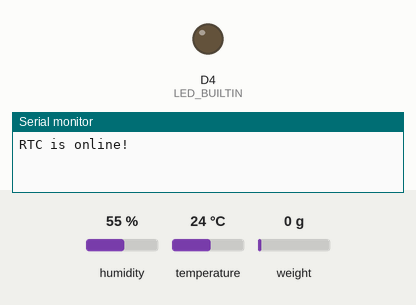
The sketch below on a simulated ESP8266 (NodeMCU). Shown: output pins drawn as LEDs (lit = HIGH, except the on-board LED, lit = LOW), the last lines printed to the serial monitor. The test bench sets the inputs (shaded band); at power-on: humidity 55 %, temperature 24 °C, weight on the scale 0 g. WiFi joins after 1.5 s; servers stay silent unless stated; the local clock reads 2024-03-15 10:24:30 at power-on unless the sketch sets it; storage starts empty; no MQTT or app messages arrive unless stated.

Above: at 0.1 s.
At 1.7 s:
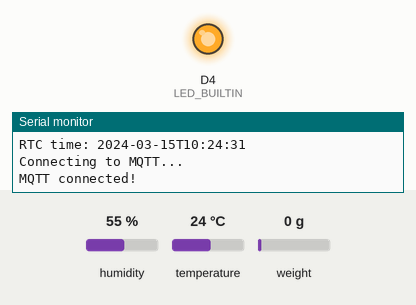
Timing chart, 0 to 3.2 s (numbered marks = the images above):
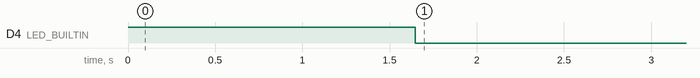

The sketch:

sketch_may15a_BMEhx710B_esp8266.ino
```cpp
#include <ESP8266WiFi.h>
#include <PubSubClient.h>
#include <FS.h>
#include <Wire.h>
#include <RTClib.h>
#include <ArduinoJson.h>
#include <Adafruit_BME280.h>
#include "HX711.h"

#define RTC_SDA D6  // Using D6 as SDA (GPIO12)
#define RTC_SCL D5  // Using D5 as SCL (GPIO14)
// Pin HX710B definitions
#define DOUT D2
#define SCK  D1

// Wi-Fi and MQTT credentials
const char* ssid = "";
const char* password = "";

// Emqx
const char* mqtt_server = "....emqxsl.com";
const char* mqtt_user = "";
const char* mqtt_pass = "";

// NTP Server settings
const char *ntp_server = "pool.ntp.org";     // Default NTP server
const long gmt_offset_sec = 7 * 3600;            // GMT offset in seconds (GMT+7 for Jakarta)
const int daylight_offset_sec = 0;        // Daylight saving time offset in seconds

// WiFi and MQTT client initialization
BearSSL::WiFiClientSecure espClient;
PubSubClient client(espClient);

// SSL certificate for MQTT broker
// Load DigiCert Global Root CA ca_cert, which is used by EMQX Serverless Deployment
static const char ca_cert[] PROGMEM = R"EOF(
-----BEGIN CERTIFICATE-----
MIIDrzCCApegAwIBAgIQCDvgVpBCRrGhdWrJWZHHSjANBgkqhkiG9w0BAQUFADBh
MQswCQYDVQQGEwJVUzEVMBMGA1UEChMMRGlnaUNlcnQgSW5jMRkwFwYDVQQLExB3
d3cuZGlnaWNlcnQuY29tMSAwHgYDVQQDExdEaWdpQ2VydCBHbG9iYWwgUm9vdCBD
QTAeFw0wNjExMTAwMDAwMDBaFw0zMTExMTAwMDAwMDBaMGExCzAJBgNVBAYTAlVT
MRUwEwYDVQQKEwxEaWdpQ2VydCBJbmMxGTAXBgNVBAsTEHd3dy5kaWdpY2VydC5j
b20xIDAeBgNVBAMTF0RpZ2lDZXJ0IEdsb2JhbCBSb290IENBMIIBIjANBgkqhkiG
9w0BAQEFAAOCAQ8AMIIBCgKCAQEA4jvhEXLeqKTTo1eqUKKPC3eQyaKl7hLOllsB
CSDMAZOnTjC3U/dDxGkAV53ijSLdhwZAAIEJzs4bg7/fzTtxRuLWZscFs3YnFo97
nh6Vfe63SKMI2tavegw5BmV/Sl0fvBf4q77uKNd0f3p4mVmFaG5cIzJLv07A6Fpt
43C/dxC//AH2hdmoRBBYMql1GNXRor5H4idq9Joz+EkIYIvUX7Q6hL+hqkpMfT7P
T19sdl6gSzeRntwi5m3OFBqOasv+zbMUZBfHWymeMr/y7vrTC0LUq7dBMtoM1O/4
gdW7jVg/tRvoSSiicNoxBN33shbyTApOB6jtSj1etX+jkMOvJwIDAQABo2MwYTAO
BgNVHQ8BAf8EBAMCAYYwDwYDVR0TAQH/BAUwAwEB/zAdBgNVHQ4EFgQUA95QNVbR
TLtm8KPiGxvDl7I90VUwHwYDVR0jBBgwFoAUA95QNVbRTLtm8KPiGxvDl7I90VUw
DQYJKoZIhvcNAQEFBQADggEBAMucN6pIExIK+t1EnE9SsPTfrgT1eXkIoyQY/Esr
hMAtudXH/vTBH1jLuG2cenTnmCmrEbXjcKChzUyImZOMkXDiqw8cvpOp/2PV5Adg
06O/nVsJ8dWO41P0jmP6P6fbtGbfYmbW0W5BjfIttep3Sp+dWOIrWcBAI+0tKIJF
PnlUkiaY4IBIqDfv8NZ5YBberOgOzW6sRBc4L0na4UU+Krk2U886UAb3LujEV0ls
YSEY1QSteDwsOoBrp+uvFRTp2InBuThs4pFsiv9kuXclVzDAGySj4dzp30d8tbQk
CAUw7C29C79Fv1C5qfPrmAESrciIxpg0X40KPMbp1ZWVbd4=
-----END CERTIFICATE-----
)EOF";

RTC_DS3231 rtc;

Adafruit_BME280 bme; // I2C, Instantiate the BME280 sensor object

String serial_number = "1101";
bool offlineDataSent = false;
unsigned long lastReconnectAttempt = 0;

HX711 scale;

// known calibration points:
const long RAW_PTS[] = { 1260000, 1520000, 1790000, 1970000 };
const float CM_PTS[]  = {      0.0,      5.0,     10.0,     15.0 };
const int  N_PTS     = 4;

// After 15 cm (RAW ≥ 1970000), every +270000 raw → +5 cm
const long  RAW_STEP = 270000;
const float CM_STEP  = 5.0;

void setup() {
  Serial.begin(9600);

  // Initialize LED pins
  pinMode(LED_BUILTIN, OUTPUT);
  digitalWrite(LED_BUILTIN, HIGH);

  // Wi-Fi setup
  WiFi.setAutoReconnect(true);
  WiFi.persistent(true);
  WiFi.begin(ssid, password);

  // EMQX
  client.setServer(mqtt_server, 8883);

  SPIFFS.begin();

  // Initialize I2C on custom pins
  Wire.begin(RTC_SDA, RTC_SCL);

  // Initialize RTC DS3231
  if (!rtc.begin()) {
    Serial.println("Couldn't find RTC");
    while (1);
  }
  Serial.println("RTC is online!");

  // Initialize BME280 sensor
  if (!bme.begin(0x76)) {  // Address 0x76 is common; some modules use 0x77.
    Serial.println("Could not find a valid BME280 sensor, check wiring!");
    while (1);
  }

  // Optional: Configure sensor settings
  bme.setSampling(
    Adafruit_BME280::MODE_NORMAL,
    Adafruit_BME280::SAMPLING_X2,   // Temperature
    Adafruit_BME280::SAMPLING_X16,  // Pressure
    Adafruit_BME280::SAMPLING_X1,   // Humidity
    Adafruit_BME280::FILTER_X16,
    Adafruit_BME280::STANDBY_MS_500
  );

  scale.begin(DOUT, SCK);
  scale.set_scale();  // you can still apply a scale factor here if needed
  scale.tare();
  Serial.println("HX711 → cm converter ready");
}

void loop() {
  if (WiFi.status() != WL_CONNECTED) {
    digitalWrite(LED_BUILTIN, HIGH);
    Serial.println("No WiFi");
    if (!reconnectWiFi()) {
      offlineMode();
    }
  }

  Serial.println("WiFi connected");
  syncTime();  // X.509 validation requires synchronization time
  if (!client.connected()) {
    reconnectMQTT();
    delay(2000);
  }

  while (client.connected()) {
    client.loop();
    publishOnline();
    delay(3000);
  }
}

bool syncTime() {
  configTime(gmt_offset_sec, daylight_offset_sec, ntp_server);
  Serial.println("Waiting for NTP time sync: ");

  const int maxRetries = 15;    // try for up to ~15 seconds
  int retryCount = 0;
  struct tm timeinfo;
  // Loop until getLocalTime succeeds or we hit maxRetries
  while (!getLocalTime(&timeinfo) && retryCount < maxRetries) {
    digitalWrite(LED_BUILTIN, LOW);
    delay(500);
    digitalWrite(LED_BUILTIN, HIGH);
    delay(500);
    Serial.print(".");
    retryCount++;
  }

  if (retryCount >= maxRetries) {
    Serial.println("[!] NTP sync failed!");
    return false;
  }

  Serial.println("synchronized: ");
  Serial.print(asctime(&timeinfo));

  DateTime currentTime(timeinfo.tm_year + 1900, timeinfo.tm_mon + 1, timeinfo.tm_mday,
                     timeinfo.tm_hour, timeinfo.tm_min, timeinfo.tm_sec);
  rtc.adjust(currentTime);
  Serial.print("RTC time: ");
  Serial.println(currentTime.timestamp());
  return true;
}

bool reconnectWiFi() {
  WiFi.begin(ssid, password);
  unsigned long startTime = millis();
  unsigned long lastDotTime = startTime;
  const unsigned long dotIntervalMs = 500;  // one dot every 500 ms
  Serial.println("Connecting to Wi-Fi...");
  while (WiFi.status() != WL_CONNECTED && millis() - startTime < 10000) {
    unsigned long now = millis();
    if (now - lastDotTime >= dotIntervalMs) {
      Serial.print(".");
      lastDotTime = now;
    }
    yield();  // keep background tasks alive
  }

  if (WiFi.status() == WL_CONNECTED) {
    Serial.println("Wi-Fi connected!");
    return true;
  }

  Serial.println("Wi-Fi connection failed.");
  return false;
}

void sendOfflineData() {
  // Check if the file exists and if offline data has not already been sent
  if (!SPIFFS.exists("/data.txt") || offlineDataSent) return;

  File file = SPIFFS.open("/data.txt", "r"); // Open file in read mode
  if (!file) {
    Serial.println("Failed to open file SPIFFS for reading.");
    return;
  }

  Serial.println("Sending saved data to MQTT");
  while (file.available()) {
    String line = file.readStringUntil('\n');
    line.trim();
    if (line.length() > 0) {
      client.publish("luckyharvi/offline", line.c_str());
    } else {
      Serial.println("No data to send");
    }
  }
  file.close();
  SPIFFS.remove("/data.txt");
  offlineDataSent = true;
  Serial.println("Old data removed.");
}

void reconnectMQTT() {
  if (WiFi.status() != WL_CONNECTED) {
    Serial.println("No WiFi");
  }
  Serial.println("Connecting to MQTT...");
  BearSSL::X509List serverTrustedCA(ca_cert);
  espClient.setTrustAnchors(&serverTrustedCA);
  if (client.connect("ESP8266Lucky", mqtt_user, mqtt_pass)) {
    Serial.print("MQTT connected! ");
    digitalWrite(LED_BUILTIN, LOW);
    client.publish("luckyharvi/status/1101", "online");
    sendOfflineData();
  } else {
    Serial.println("MQTT connection failed.");
  }
}

void publishOnline() {
  // Read sensor values from BME280
  float temperature = bme.readTemperature(); // Read temperature in Celsius
  float humidity = bme.readHumidity(); // Read humidity in %

  long raw = scale.read();
  float dist = rawToCm(raw);

  // Create JSON object
  StaticJsonDocument<200> jsonDoc;
  jsonDoc["pressure"] = raw; // Raw reading
  jsonDoc["distance"] = dist; // Mapped to altitude reading (cm)
  jsonDoc["humidity"] = humidity;
  jsonDoc["temperature"] = temperature;

  char buffer[128];
  serializeJson(jsonDoc, buffer);

  client.publish("luckyharvi/online", buffer);
  Serial.print("Published: ");
  Serial.println(buffer);
}

void offlineMode() {
  Serial.println("Failed to connect WiFi, running offline mode.");

  while (WiFi.status() != WL_CONNECTED) {
    DateTime now = rtc.now();  // Get the current time from DS3231
    // Get the Unix timestamp (numeric value)
    unsigned long timestamp = now.unixtime();

    // Read sensor values from BME280
    float temperature = bme.readTemperature(); // Read temperature in Celsius
    float humidity = bme.readHumidity(); // Read humidiy in %

    long raw = scale.read();
    String rawStr = String(raw);
    float dist = rawToCm(raw);
    //float rawUnits = scale.get_units(5);     // take average of 5 readings

    // JSON data
    String jsonData = "{\"timestamp\": " + String(timestamp) +
                 ", \"pressure\": " + rawStr +
                 ", \"distance\": " + String(dist, 2) +
                 ", \"humidity\": " + String(humidity, 2) +
                 ", \"temperature\": " + String(temperature, 2) + "}";

    saveDataToSPIFFS(jsonData);
    Serial.println("Saved offline: " + jsonData);
    delay(5000);
  }

  offlineDataSent = false;
}

void saveDataToSPIFFS(String data) {
  if (data.length() == 0) {
    Serial.println("[ERROR] No data to save.");
    return;
  }

  // Open file in append mode for adding new data
  File file = SPIFFS.open("/data.txt", "a");
  if (!file) {
    Serial.println("Failed to open SPIFFS for writing.");
    return;
  }

  file.println(data);
  file.close();
}

float interp(long x0, float y0, long x1, float y1, long x) {
  return y0 + (float)(y1 - y0) * (x - x0) / (float)(x1 - x0);
}

float rawToCm(long raw) {
  // 1) If below first point, clamp to 0cm
  if (raw <= RAW_PTS[0]) return CM_PTS[0];

  // 2) Between any two known points → linear interpolate
  for (int i = 0; i < N_PTS - 1; i++) {
    if (raw <= RAW_PTS[i+1]) {
      return interp(RAW_PTS[i], CM_PTS[i],
                    RAW_PTS[i+1], CM_PTS[i+1],
                    raw);
    }
  }

  // 3) Beyond last calibration point → extrapolate in steps
  long extra = raw - RAW_PTS[N_PTS-1];
  float   cmExtra = ((float)extra / RAW_STEP) * CM_STEP;
  return CM_PTS[N_PTS-1] + cmExtra;
}
```

Measured:
- by itself, D4 (LED_BUILTIN): HIGH → LOW at 1.6 s
